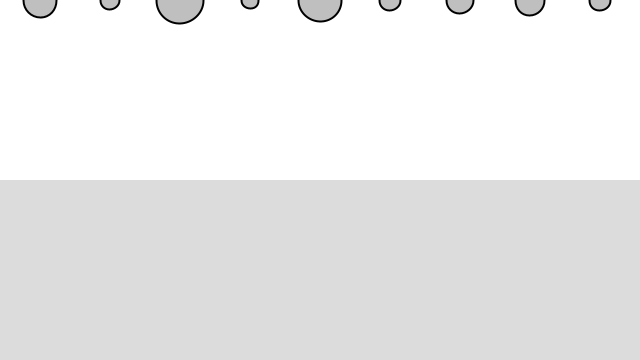
Frame 1 (no input)
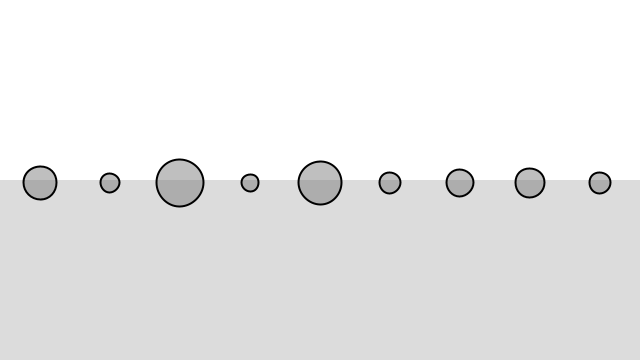
Frame 60 (the mouse pressed at the canvas centre just before this capture)
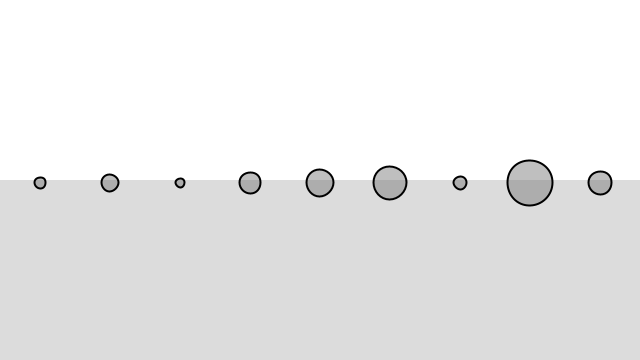
Frame 120 (the mouse held since frame 60 and released just before this capture)

The Processing sketch that drew these frames (run headless with seeded random() and noise(); from frame 60 on, the mouse is pressed at the canvas centre):

// Processing sketch: Example_2_5_Fluid_Resistance
// ── Example_2_5_Fluid_Resistance.pde
// The Nature of Code
// Daniel Shiffman
// http://natureofcode.com

// Forces (Gravity and Fluid Resistence) with Vectors

// Demonstration of multiple force acting on bodies (Mover class)
// Bodies experience gravity continuously
// Bodies experience fluid resistance when in "water"

// Five moving bodies
Mover[] movers = new Mover[9];

// Liquid
Liquid liquid;

void setup() {
  size(640, 360);
  reset();
  // Create liquid object
  liquid = new Liquid(0, height / 2, width, height / 2, 0.1);
}

void draw() {
  background(255);

  // Draw liquid
  liquid.show();

  for (int i = 0; i < movers.length; i++) {
    // Is the Mover in the liquid?
    if (liquid.contains(movers[i])) {
      // Calculate drag force
      PVector dragForce = liquid.calculateDrag(movers[i]);
      // Apply drag force to Mover
      movers[i].applyForce(dragForce);
    }

    // Gravity is scaled by mass here!
    PVector gravity = new PVector(0, 0.1 * movers[i].mass);
    // Apply gravity
    movers[i].applyForce(gravity);

    // Update and display
    movers[i].update();
    movers[i].show();
    movers[i].checkEdges();
  }
}

void mousePressed() {
  reset();
}

// Restart all the Mover objects randomly
void reset() {
  for (int i = 0; i < 9; i++) {
    movers[i] = new Mover(40 + i * 70, 0, random(0.5, 3));
  }
}

// ── Liquid.pde
// The Nature of Code
// Daniel Shiffman
// http://natureofcode.com

class Liquid {
  float x, y;
  float w, h;
  float c;
  
  Liquid(float x, float y, float w, float h, float c) {
    this.x = x;
    this.y = y;
    this.w = w;
    this.h = h;
    this.c = c;
  }

  // Is the Mover in the Liquid?
  boolean contains(Mover mover) {
    PVector pos = mover.position;
    return (
      pos.x > this.x &&
      pos.x < this.x + this.w &&
      pos.y > this.y &&
      pos.y < this.y + this.h
    );
  }

  // Calculate drag force
  PVector calculateDrag(Mover mover) {
    // Magnitude is coefficient * speed squared
    float speed = mover.velocity.mag();
    float dragMagnitude = this.c * speed * speed;

    // Direction is inverse of velocity
    PVector dragForce = mover.velocity.copy();
    dragForce.mult(-1);

    // Scale according to magnitude
    dragForce.setMag(dragMagnitude);
    return dragForce;
  }

  void show() {
    noStroke();
    fill(220);
    rect(this.x, this.y, this.w, this.h);
  }
}

// ── Mover.pde
// The Nature of Code
// Daniel Shiffman
// http://natureofcode.com

class Mover {
  float mass,radius;
  PVector position,velocity,acceleration;
  
  Mover(float x, float y, float m) {
    this.mass = m;
    this.radius = m * 8;
    this.position = new PVector(x, y);
    this.velocity = new PVector(0, 0);
    this.acceleration = new PVector(0, 0);
  }
  
  // Newton's 2nd law: F = M * A
  // or A = F / M
  void applyForce(PVector force) {
    PVector f = PVector.div(force, this.mass);
    this.acceleration.add(f);
  }

  void update() {
    // Velocity changes according to acceleration
    this.velocity.add(this.acceleration);
    // position changes by velocity
    this.position.add(this.velocity);
    // We must clear acceleration each frame
    this.acceleration.mult(0);
  }

  void show() {
    stroke(0);
    strokeWeight(2);
    fill(127, 127);
    circle(this.position.x, this.position.y, this.radius * 2);
  }

  // Bounce off bottom of window
  void checkEdges() {
    if (this.position.y > height - this.radius) {
      this.velocity.y *= -0.9; // A little dampening when hitting the bottom
      this.position.y = height - this.radius;
    }
  }
}
